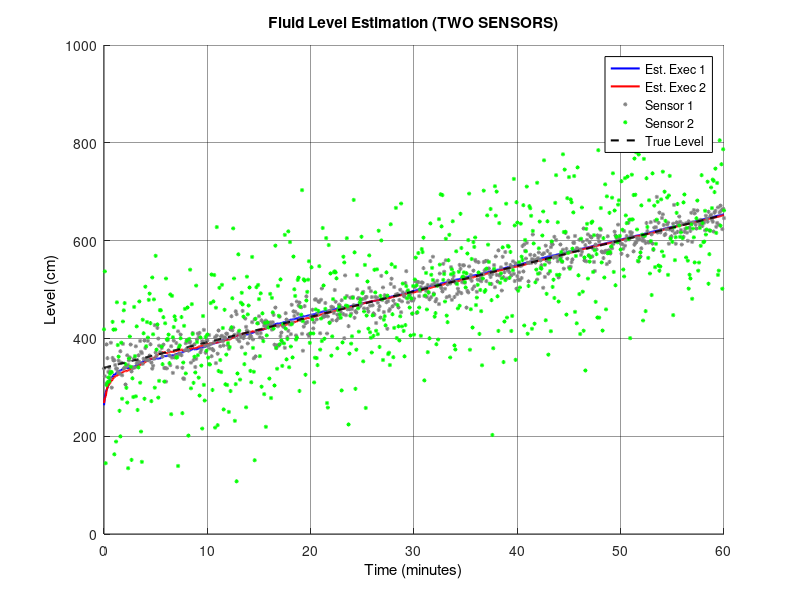
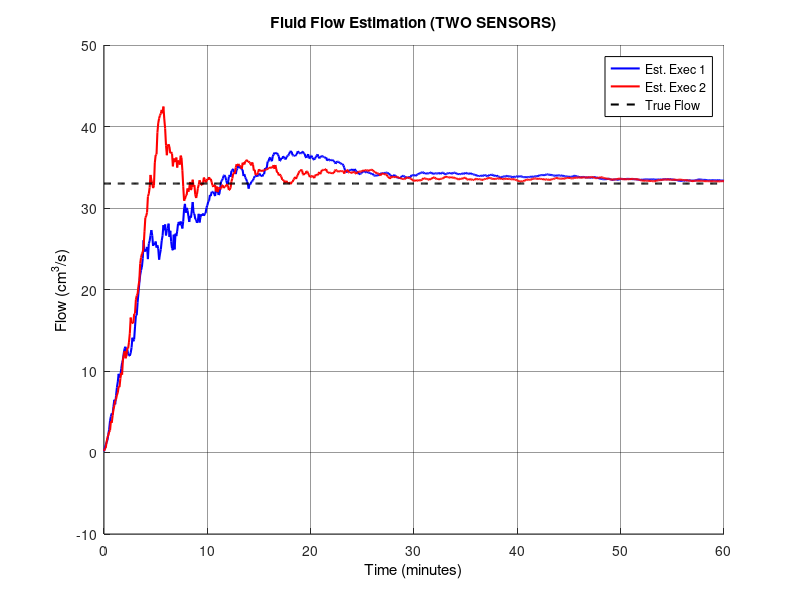
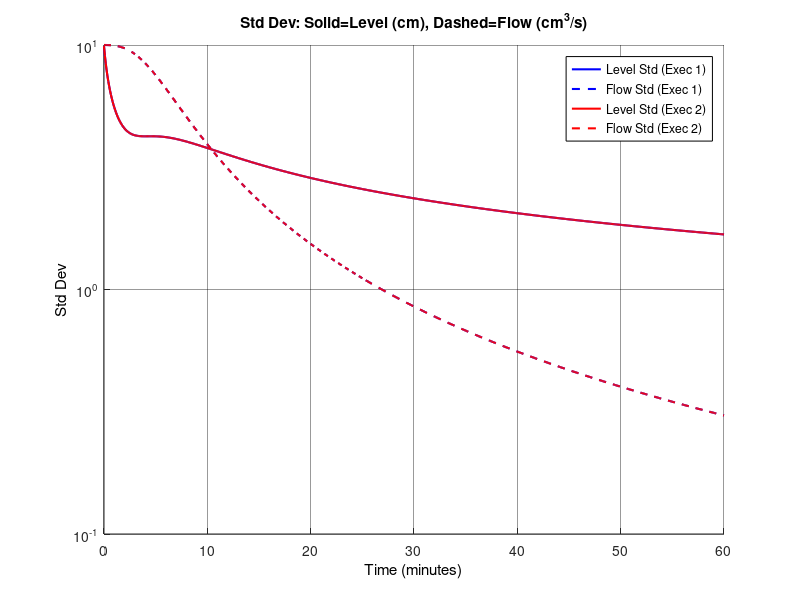
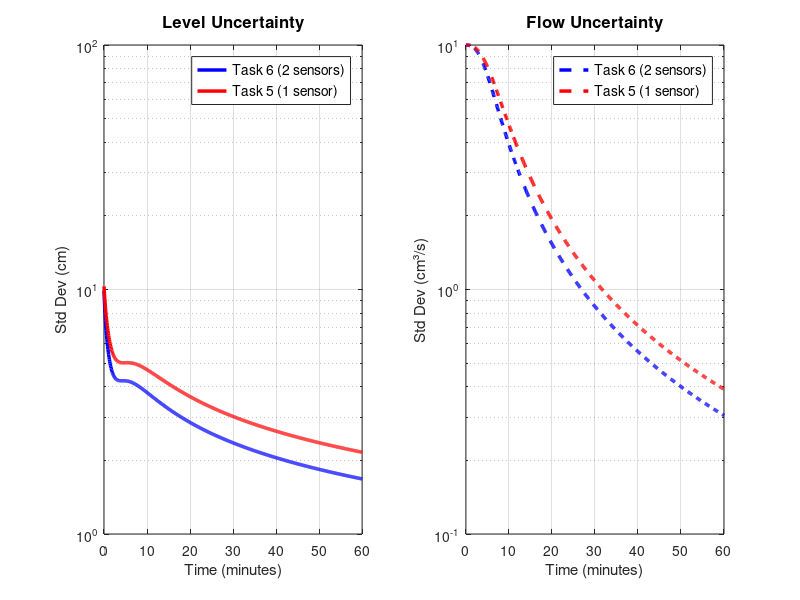

Here is the MATLAB script that generated these plots, in order: (Note: this script raises an error after producing the figures.)
% =========================================================================
% Script: kalman_flow2.m
% Subject: Signal Processing for Communications
% Assignment: Lab 3 - Linear Estimation and Kalman Filtering
% Task: 6 (Estimation with TWO Pressure Sensors)
% =========================================================================

clear; clc; close all;

%% 1. SYSTEM PARAMETERS AND CONFIGURATION

% --- Physical Constants ---
rho_kgm3 = 874;                 % Density of Benzene [kg/m^3]
rho_gcm3 = rho_kgm3 / 1000;     
ch = 0.98 * rho_gcm3;           % Hydrostatic constant [mbar/cm]

T = 5;                          % Sampling period [s]
diameter = 22;                  % Tank diameter [cm]
radius = diameter / 2;
Area = pi * radius^2;           % Tank cross-section area [cm^2]

% --- Simulation Duration ---
duration_min = 60;
N = (duration_min * 60) / T;    % Total time steps
num_execs = 2;

% --- True System Values ---
l_true_init = 340;              % Initial True Level [cm]
q_true_val  = 33;               % True Flow [cm^3/s] (Constant)

% --- Kalman Filter Initialization Parameters ---
mu_l = 250;                     % Initial guess for level [cm]
sigma_l = 11;                   % Uncertainty for level [cm]
mu_q = 0;                       % Initial guess for flow [cm^3/s]
sigma_q = 10;                   % Uncertainty for flow [cm^3/s]

% Measurement Noise (TWO SENSORS with DIFFERENT variances)
sigma_v1 = 20;                  % Sensor 1 noise std dev [mbar]
sigma_v2 = 80;                  % Sensor 2 noise std dev [mbar]
R = [sigma_v1^2,    0;
      0,        sigma_v2^2];    % Measurement noise covariance (2x2)

% --- State Space Matrices ---
A = [1,  T/Area;
     0,       1];

% Measurement: TWO SENSORS, both measure pressure (i.e., level)
H = [ch, 0;
     ch, 0];                    % Both sensors measure same quantity (level)

% Process Noise Covariance Q
Q = zeros(2, 2);

% Initial Error Covariance Matrix
Sigma_init = [sigma_l^2, 0;
              0,         sigma_q^2];

%% 2. SIMULATION LOOP

% Prepare Figures
figure(1); set(gcf, 'Color', 'w'); set(gca, 'Color', 'w'); hold on; grid on;
set(gca, 'GridColor', 'k', 'GridAlpha', 0.4);
title('Fluid Level Estimation (TWO SENSORS)', 'Color', 'k', 'FontWeight', 'bold');
xlabel('Time (minutes)', 'Color', 'k'); ylabel('Level (cm)', 'Color', 'k');

figure(2); set(gcf, 'Color', 'w'); set(gca, 'Color', 'w'); hold on; grid on;
set(gca, 'GridColor', 'k', 'GridAlpha', 0.4);
title('Fluid Flow Estimation (TWO SENSORS)', 'Color', 'k', 'FontWeight', 'bold');
xlabel('Time (minutes)', 'Color', 'k'); ylabel('Flow (cm^3/s)', 'Color', 'k');

figure(3); set(gcf, 'Color', 'w'); set(gca, 'Color', 'w'); hold on; grid on;
set(gca, 'GridColor', 'k', 'GridAlpha', 0.4);
title('Std Dev of Estimation Error (TWO SENSORS)', 'Color', 'k', 'FontWeight', 'bold');
xlabel('Time (minutes)', 'Color', 'k'); ylabel('Std Dev', 'Color', 'k');

colors = ['b', 'r'];

for k = 1:num_execs
    
    % --- Pre-allocation ---
    s_hat_hist = zeros(2, N+1);
    Sigma_hist_l = zeros(1, N+1);
    Sigma_hist_q = zeros(1, N+1);
    x_hist = zeros(2, N+1);      % TWO measurements per time step
    s_true_hist = zeros(2, N+1);
    
    % --- Initialization ---
    s_hat = [mu_l; mu_q];
    Sigma = Sigma_init;
    s_true = [l_true_init; q_true_val];
    
    % --- Time Loop ---
    for i = 1:(N+1)
        
        % Simulate Reality
        if i > 1
            s_true = A * s_true;
        end
        
        % Generate TWO Measurements (from two independent sensors)
        x_n = H * s_true + [sigma_v1; sigma_v2] .* randn(2, 1);
        
        % Kalman Filter Step
        
        % Prediction
        s_pred = A * s_hat;
        Sigma_pred = A * Sigma * A' + Q;
        
        % Correction
        % Innovation covariance (now 2x2 for two measurements)
        S = H * Sigma_pred * H' + R;
        K = Sigma_pred * H' / S;     % Kalman Gain (2x2 matrix)
        
        s_hat = s_pred + K * (x_n - H * s_pred);
        Sigma = (eye(2) - K * H) * Sigma_pred;
        
        % Storage
        s_hat_hist(:, i) = s_hat;
        s_true_hist(:, i) = s_true;
        x_hist(:, i) = x_n;
        
        % Extract variances
        Sigma_hist_l(i) = Sigma(1,1);
        Sigma_hist_q(i) = Sigma(2,2);
    end
    
    % --- Plotting Execution k ---
    time_vec = (0:N) * T / 60;
    
    % Fig 1: Level
    figure(1);
    plot(time_vec, s_hat_hist(1,:), 'Color', colors(k), 'LineWidth', 1.5, ...
        'DisplayName', sprintf('Est. Exec %d', k));
    
    % Fig 2: Flow
    figure(2);
    plot(time_vec, s_hat_hist(2,:), 'Color', colors(k), 'LineWidth', 1.5, ...
        'DisplayName', sprintf('Est. Exec %d', k));
    
    % Fig 3: Error Std Dev
    figure(3);
    plot(time_vec, sqrt(Sigma_hist_l), [colors(k) '-'], 'LineWidth', 1.5, ...
        'DisplayName', sprintf('Level Std (Exec %d)', k));
    plot(time_vec, sqrt(Sigma_hist_q), [colors(k) '--'], 'LineWidth', 1.5, ...
        'DisplayName', sprintf('Flow Std (Exec %d)', k));
end

%% 3. FINALIZING PLOTS

time_vec = (0:N) * T / 60;

% --- Figure 1: Level ---
figure(1);
plot(time_vec, x_hist(1,:)/ch, '*', 'Color', [0.5 0.5 0.5], 'MarkerSize', 3, ...
    'DisplayName', 'Sensor 1');
plot(time_vec, x_hist(2,:)/ch, '*', 'Color', 'g', 'MarkerSize', 3, ...
    'DisplayName', 'Sensor 2');
plot(time_vec, s_true_hist(1,:), 'k--', 'LineWidth', 1.5, 'DisplayName', 'True Level');
legend('Location', 'best', 'TextColor', 'k', 'Color', 'w', 'EdgeColor', 'k');

% --- Figure 2: Flow ---
figure(2);
plot(time_vec, s_true_hist(2,:), 'k--', 'LineWidth', 1.5, 'DisplayName', 'True Flow');
legend('Location', 'best', 'TextColor', 'k', 'Color', 'w', 'EdgeColor', 'k');
ylim([-10 50]);

% --- Figure 3: Std Dev ---
figure(3);
legend('Location', 'best', 'TextColor', 'k', 'Color', 'w', 'EdgeColor', 'k');
title('Std Dev: Solid=Level (cm), Dashed=Flow (cm^3/s)', 'Color', 'k');
set(gca, 'YScale', 'log');

%% 4. COMPARISON FIGURE: Task 5 vs Task 6 (Std Dev)

% Re-calculate Task 5 (single sensor) covariance evolution
sigma_v5 = 25;
R_one = sigma_v5^2;
H_one = [ch, 0];

Sigma_one = Sigma_init;
Sigma_hist_l_one = zeros(1, N+1);
Sigma_hist_q_one = zeros(1, N+1);

for i = 1:(N+1)
    % Prediction
    Sigma_pred = A * Sigma_one * A' + Q;
    
    % Update with one sensor
    S = H_one * Sigma_pred * H_one' + R_one;
    K = Sigma_pred * H_one' / S;
    Sigma_one = (eye(2) - K * H_one) * Sigma_pred;
    
    % Storage
    Sigma_hist_l_one(i) = Sigma_one(1,1);
    Sigma_hist_q_one(i) = Sigma_one(2,2);
end

% Plot Comparison
figure(4); clf;
time_vec = (0:N) * T / 60;

% Level comparison
subplot(1,2,1)
semilogy(time_vec, sqrt(Sigma_hist_l), 'b-', 'LineWidth', 2.5, ...
    'DisplayName', 'Task 6 (2 sensors)'); hold on
semilogy(time_vec, sqrt(Sigma_hist_l_one), 'r-', 'LineWidth', 2.5, ...
    'DisplayName', 'Task 5 (1 sensor)');
xlabel('Time (minutes)', 'FontSize', 11);
ylabel('Std Dev (cm)', 'FontSize', 11);
title('Level Uncertainty', 'FontSize', 12, 'FontWeight', 'bold');
legend('FontSize', 10, 'Location', 'best');
grid on

% Flow comparison
subplot(1,2,2)
semilogy(time_vec, sqrt(Sigma_hist_q), 'b--', 'LineWidth', 2.5, ...
    'DisplayName', 'Task 6 (2 sensors)'); hold on
semilogy(time_vec, sqrt(Sigma_hist_q_one), 'r--', 'LineWidth', 2.5, ...
    'DisplayName', 'Task 5 (1 sensor)');
xlabel('Time (minutes)', 'FontSize', 11);
ylabel('Std Dev (cm³/s)', 'FontSize', 11);
title('Flow Uncertainty', 'FontSize', 12, 'FontWeight', 'bold');
legend('FontSize', 10, 'Location', 'best');
grid on

sgtitle('Comparison - 1 vs 2 Sensors', 'FontSize', 13, 'FontWeight', 'bold');
saveas(gcf, 'task6_comparison_std.png');
